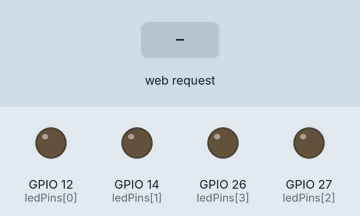
This sketch was run on a simulated ESP32. Shown: output pins drawn as LEDs (lit = HIGH). The inputs (shaded band) are chosen by the test bench. What the sketch prints to the serial monitor is not drawn.

Above: at 1.2 s.
1.3 s: HTTP request GET /Forward received
At 2.5 s:
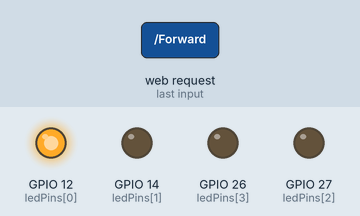
2.8 s: HTTP request GET /Backward received
At 3.6 s:
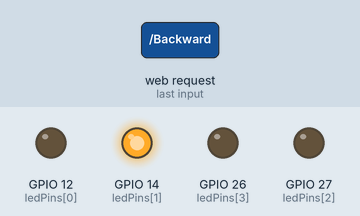
4.3 s: HTTP request GET /Turn-CW received
At 4.7 s:
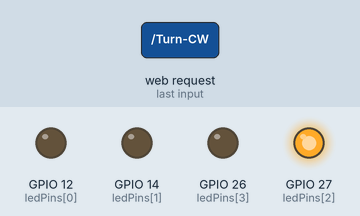
5.8 s: HTTP request GET /Turn-CCW received
At 7.1 s:
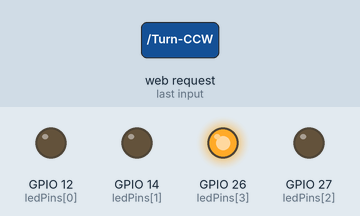
Timing chart, 0 to 8.3 s (numbered marks = the images above; inputs shaded):
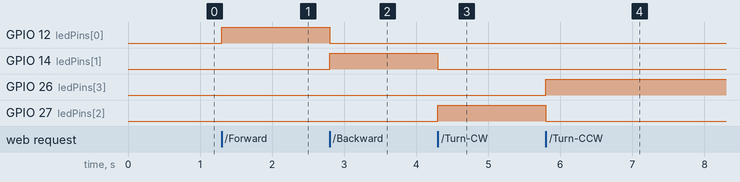

The sketch:

sketch_nov8a.ino
```cpp
#include <WiFi.h>
#include <WebServer.h>

// Wi-Fi AP credentials
const char* ssid = "ESP32-Movement-Controller";
const char* password = "1"; // optional, can be left blank

// LED pins
const int ledPins[4] = {12, 14, 27, 26};
String motorStates[4] = {"off", "off", "off", "off"};
String mvmnt[4] = {"Forward", "Backward", "Turn-CW", "Turn-CCW"};

// Web server on port 80
WebServer server(80);

// Function to toggle a motor
void toggleMotor(int index) {
  if (motorStates[index] == "on") {
    // Turn it off if already on
    motorStates[index] = "off";
    digitalWrite(ledPins[index], LOW); //replace this with turning off the associated motors with mvmnt[i]
  } else {
    // Turn the clicked motor ON and all others OFF
    for (int i = 0; i < 4; i++) {
      if (i != index) {
        motorStates[i] = "off";
        digitalWrite(ledPins[i], LOW); //replace this with turning off the associated motors with mvmnt[i]
      }
    }
    motorStates[index] = "on";
    digitalWrite(ledPins[index], HIGH); //replace this with the function for activating mvmnt[index]
  }
  handleRoot();
}

// Function to display web page
void handleRoot() {
  String html = "<!DOCTYPE html><html><head><meta name=\"viewport\" content=\"width=device-width, initial-scale=1\">";
  html += "<style>body { font-family: Arial; text-align: center; }";
  html += ".button { background-color: #4CAF50; border: none; color: white; padding: 16px 40px; margin: 5px; font-size: 20px; cursor: pointer; }";
  html += ".off { background-color: #555555; }</style></head><body>";
  html += "<h1>ESP32 Movement Controller</h1>";

  for(int i = 0; i < 4; i++) {
    html += "<p>" + mvmnt[i] + " - State: " + motorStates[i] + "</p>";
    if(motorStates[i] == "off") {
      html += "<p><a href=\"/" + mvmnt[i] + "\"><button class=\"button\">ON</button></a></p>";
    } else {
      html += "<p><a href=\"/" + mvmnt[i] + "\"><button class=\"button off\">OFF</button></a></p>";
    }
  }

  html += "</body></html>";
  server.send(200, "text/html", html);
}

void setup() {
  Serial.begin(115200);

  // Initialize LED pins
  for(int i = 0; i < 4; i++) {
    pinMode(ledPins[i], OUTPUT);
    digitalWrite(ledPins[i], LOW);
  }

  // Start Access Point
  WiFi.softAP(ssid, password);
  Serial.println("Access Point started");
  Serial.print("Connect to: ");
  Serial.println(ssid);
  Serial.print("IP address: ");
  Serial.println(WiFi.softAPIP());

  // Define routes using toggleMotor
  server.on("/", handleRoot);
  server.on("/Forward", [](){ toggleMotor(0); });
  server.on("/Backward", [](){ toggleMotor(1); });
  server.on("/Turn-CW", [](){ toggleMotor(2); });
  server.on("/Turn-CCW", [](){ toggleMotor(3); });

  server.begin();
  Serial.println("HTTP server started");
}

void loop() {
  server.handleClient();
}
```

Measured:
- after the input at 1.3 s, GPIO 12 (ledPins[0]): LOW → HIGH at once
- after the input at 2.8 s, GPIO 12 (ledPins[0]): HIGH → LOW at once; GPIO 14 (ledPins[1]): LOW → HIGH at once
- after the input at 4.3 s, GPIO 14 (ledPins[1]): HIGH → LOW at once; GPIO 27 (ledPins[2]): LOW → HIGH at once
- after the input at 5.8 s, GPIO 26 (ledPins[3]): LOW → HIGH at once; GPIO 27 (ledPins[2]): HIGH → LOW at once
